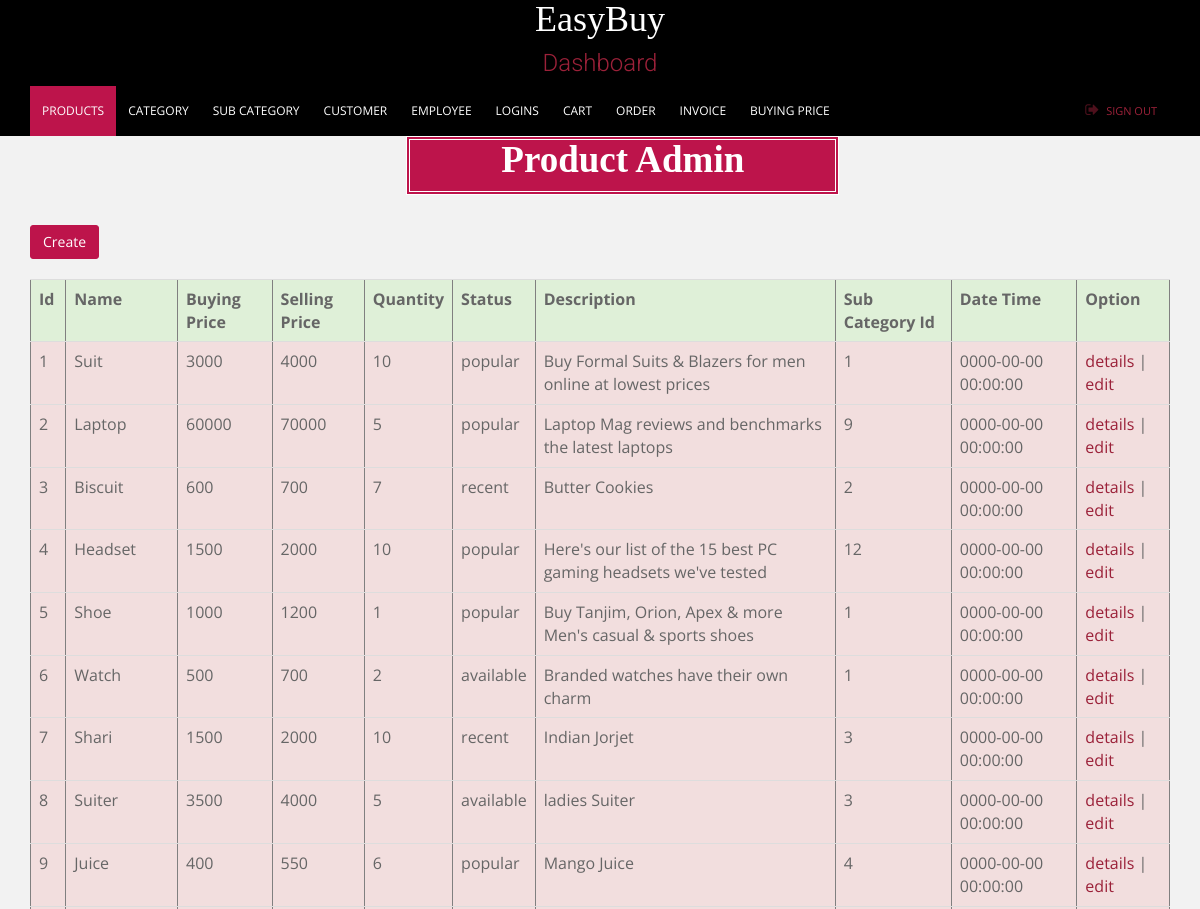
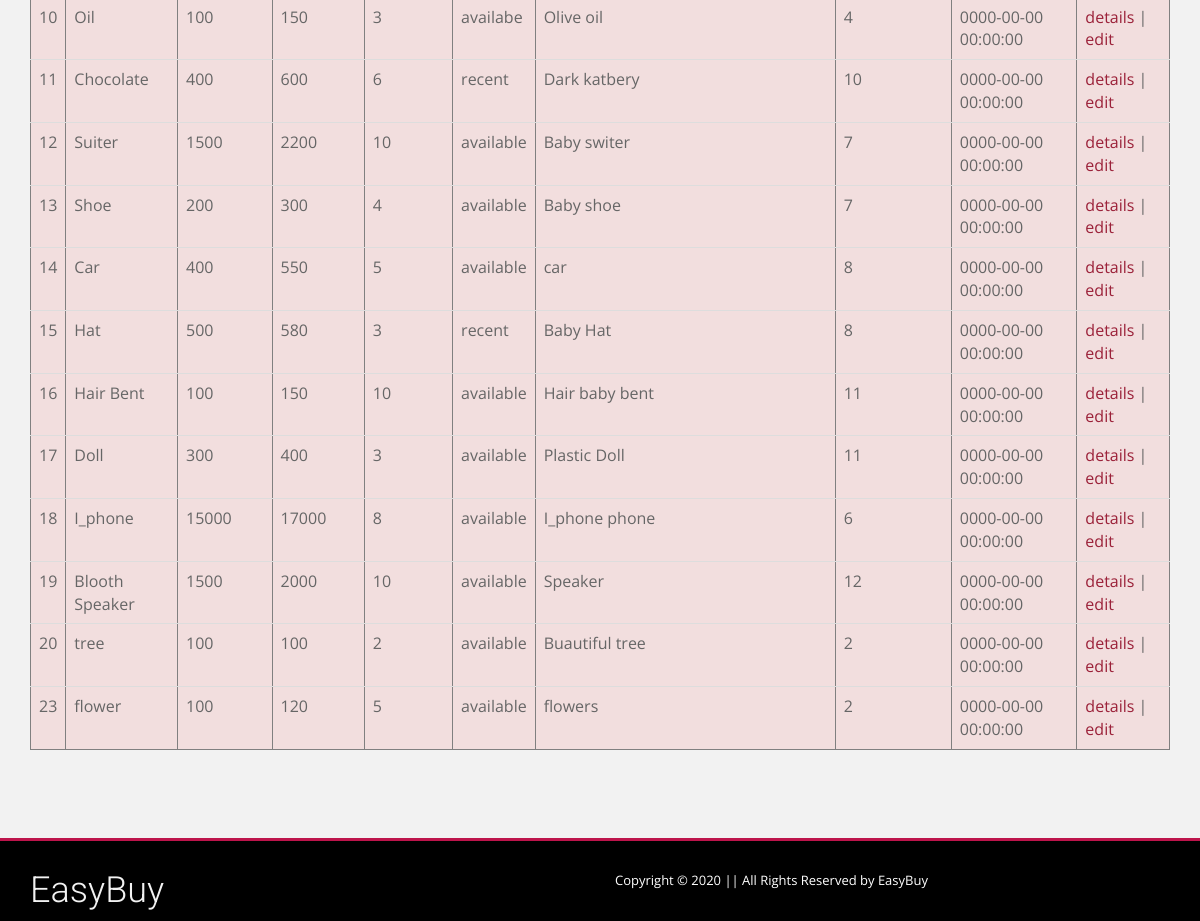
The app's page /views/product_admin/index.php (signed in) with its own data (2 pictures, top to bottom).
### tables this page shows
CREATE TABLE `product` (
  `Id` int(11) NOT NULL,
  `Name` varchar(30) NOT NULL,
  `Buying_Price` float NOT NULL,
  `Selling_Price` float NOT NULL,
  `Quantity` int(11) NOT NULL,
  `Status` varchar(50) NOT NULL,
  `Description` varchar(500) NOT NULL,
  `Sub_Category_Id` int(11) NOT NULL,
  `img_path` varchar(1000) DEFAULT NULL,
  `Date_Time` datetime NOT NULL
);

### app/model/model.php (called while the page is built, shortened)
<?php
    function readQuery($sql)
    {
        $conn = new mysqli(servername , username, password, databaseName);
        $arr = [];
        $result = $conn->query($sql);
        if ($result == TRUE) {
            while($row = $result->fetch_assoc()) {
                $arr[] = $row;
            }
        }
        else
        {
            echo "Error: " . $conn->error;
        }
        $json_data = json_encode($arr);
        return $json_data;
    }
?>

### app/controller/productController.php (called while the page is built, shortened)
<?php
    function index()
    {
        $s = "select * from product";
        $jsonData = readQuery($s);
        $data = json_decode($jsonData);
        return $data;
    }
  ?>

### views/product_admin/index.php (the view, shortened to what this page needs)
<?php
    include_once CON_FRONT.'productController.php';
    $product = index();
?>
<html>
<?php include "../layout/adminHeader.php";?>
<div class="container">
    <div class="row">
        <div class="col-md-12">
        <div class="section-title text-center">
                <h2 style="font-weight: 700;">Product Admin </h2>
        </div>
        <br>
        <a class="btn btn-primary" href="create.php">Create</a>
        <br><br>
                <table class="table table-hover" border="1px" align="center">
                    <tr class="success">
                        <th>Id</th>
                        <th>Name</th>
                        <th>Buying Price</th>
                        <th>Selling Price</th>
                        <th>Quantity</th>
                        <th>Status</th>
                        <th>Description</th>
                        <th>Sub Category Id</th>
                        <th>Date Time</th>
                        <th>Option</th>
                    </tr>
                    <?php foreach($product as $e){ ?>
                        <tr class="danger">
                            <td><?= $e->Id ?></td>
                            <td><?= $e->Name ?></td>
                            <td><?= $e->Buying_Price ?></td>
                            <td><?= $e->Selling_Price ?></td>
                            <td><?= $e->Quantity ?></td>
                            <td><?= $e->Status ?></td>
                            <td><?= $e->Description ?></td>
                            <td><?= $e->Sub_Category_Id ?></td>
                            <td><?= $e->Date_Time ?></td>
                            <td><a href="details.php?Id=<?= $e->Id ?>">details</a> | <a href="update.php?Id=<?= $e->Id ?>">edit</a></td>
                        </tr>
                    <?php } ?>
                </table>
                <br>
                <br>
                <br>
                </div>
            </div>
        </div>
    <?php include "../layout/adminFooter.php";?>
</html>

### records on screen
product: Id "1", Name "Suit", Buying_Price "3000", Selling_Price "4000", Quantity "10", Status "popular", Description "Buy Formal Suits & Blazers for men online at lowest prices", Sub_Category_Id "1", Date_Time "0000-00-00 00:00:00"
product: Id "2", Name "Laptop", Buying_Price "60000", Selling_Price "70000", Quantity "5", Status "popular", Description "Laptop Mag reviews and benchmarks the latest laptops", Sub_Category_Id "9", Date_Time "0000-00-00 00:00:00"
product: Id "3", Name "Biscuit", Buying_Price "600", Selling_Price "700", Quantity "7", Status "recent", Description "Butter Cookies", Sub_Category_Id "2", Date_Time "0000-00-00 00:00:00"
product: Id "4", Name "Headset", Buying_Price "1500", Selling_Price "2000", Quantity "10", Status "popular", Description "Here's our list of the 15 best PC gaming headsets we've tested", Sub_Category_Id "12", Date_Time "0000-00-00 00:00:00"
product: Id "5", Name "Shoe", Buying_Price "1000", Selling_Price "1200", Quantity "1", Status "popular", Description "Buy Tanjim, Orion, Apex & more Men's casual & sports shoes", Sub_Category_Id "1", Date_Time "0000-00-00 00:00:00"
product: Id "6", Name "Watch", Buying_Price "500", Selling_Price "700", Quantity "2", Status "available", Description "Branded watches have their own charm", Sub_Category_Id "1", Date_Time "0000-00-00 00:00:00"
product: Id "7", Name "Shari", Buying_Price "1500", Selling_Price "2000", Quantity "10", Status "recent", Description "Indian Jorjet", Sub_Category_Id "3", Date_Time "0000-00-00 00:00:00"
product: Id "8", Name "Suiter", Buying_Price "3500", Selling_Price "4000", Quantity "5", Status "available", Description "ladies Suiter", Sub_Category_Id "3", Date_Time "0000-00-00 00:00:00"
product: Id "9", Name "Juice", Buying_Price "400", Selling_Price "550", Quantity "6", Status "popular", Description "Mango Juice", Sub_Category_Id "4", Date_Time "0000-00-00 00:00:00"
product: Id "10", Name "Oil", Buying_Price "100", Selling_Price "150", Quantity "3", Status "availabe", Description "Olive oil", Sub_Category_Id "4", Date_Time "0000-00-00 00:00:00"
product: Id "11", Name "Chocolate", Buying_Price "400", Selling_Price "600", Quantity "6", Status "recent", Description "Dark katbery", Sub_Category_Id "10", Date_Time "0000-00-00 00:00:00"
product: Id "12", Name "Suiter", Buying_Price "1500", Selling_Price "2200", Quantity "10", Status "available", Description "Baby switer", Sub_Category_Id "7", Date_Time "0000-00-00 00:00:00"
product: Id "13", Name "Shoe", Buying_Price "200", Selling_Price "300", Quantity "4", Status "available", Description "Baby shoe", Sub_Category_Id "7", Date_Time "0000-00-00 00:00:00"
product: Id "14", Name "Car", Buying_Price "400", Selling_Price "550", Quantity "5", Status "available", Description "car", Sub_Category_Id "8", Date_Time "0000-00-00 00:00:00"
product: Id "15", Name "Hat", Buying_Price "500", Selling_Price "580", Quantity "3", Status "recent", Description "Baby Hat", Sub_Category_Id "8", Date_Time "0000-00-00 00:00:00"
product: Id "16", Name "Hair Bent", Buying_Price "100", Selling_Price "150", Quantity "10", Status "available", Description "Hair baby bent", Sub_Category_Id "11", Date_Time "0000-00-00 00:00:00"
product: Id "17", Name "Doll", Buying_Price "300", Selling_Price "400", Quantity "3", Status "available", Description "Plastic Doll", Sub_Category_Id "11", Date_Time "0000-00-00 00:00:00"
product: Id "18", Name "I_phone", Buying_Price "15000", Selling_Price "17000", Quantity "8", Status "available", Description "I_phone phone", Sub_Category_Id "6", Date_Time "0000-00-00 00:00:00"
product: Id "19", Name "Blooth Speaker", Buying_Price "1500", Selling_Price "2000", Quantity "10", Status "available", Description "Speaker", Sub_Category_Id "12", Date_Time "0000-00-00 00:00:00"
product: Id "20", Name "tree", Buying_Price "100", Selling_Price "100", Quantity "2", Status "available", Description "Buautiful tree", Sub_Category_Id "2", Date_Time "0000-00-00 00:00:00"
product: Id "23", Name "flower", Buying_Price "100", Selling_Price "120", Quantity "5", Status "available", Description "flowers", Sub_Category_Id "2", Date_Time "0000-00-00 00:00:00"
